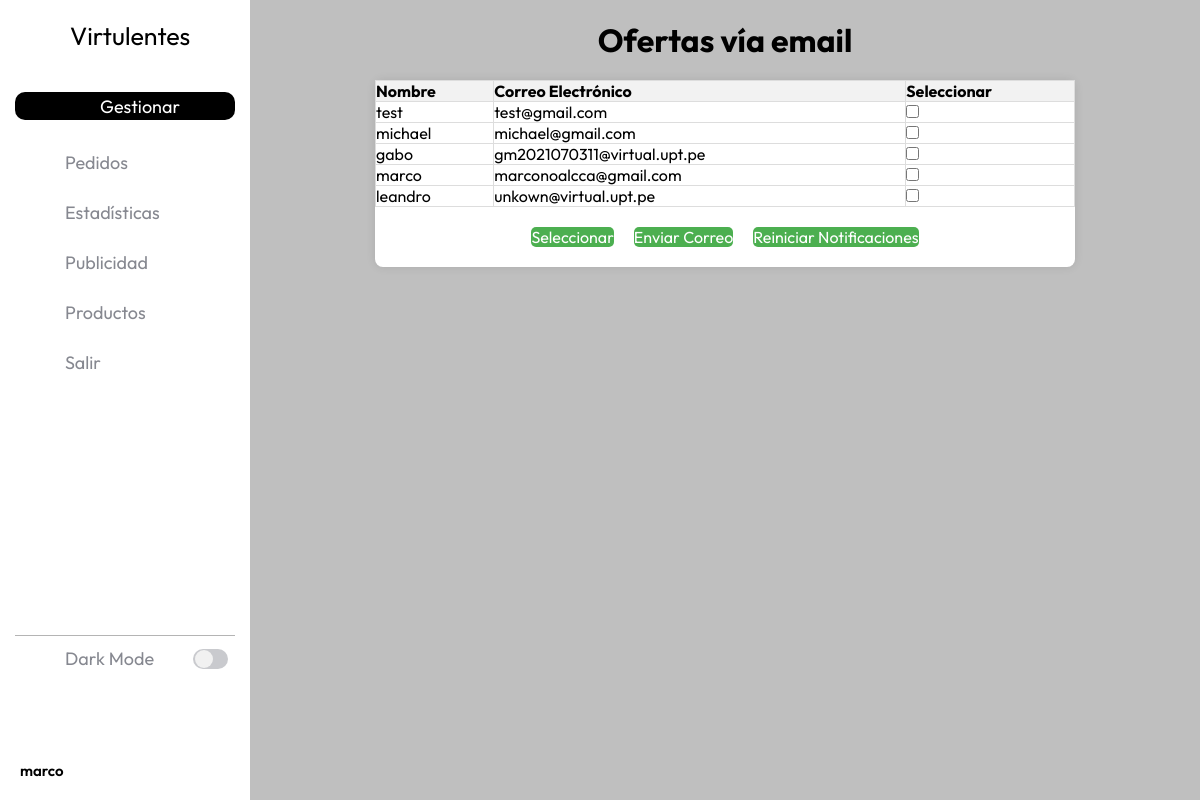
The app's page /presentacion/correo/index.php (signed in) with its own data.
### tables this page shows
CREATE TABLE IF NOT EXISTS `usuarios` (
  `id_usuario` int(11) NOT NULL AUTO_INCREMENT,
  `nombre` varchar(255) NOT NULL,
  `email` varchar(255) NOT NULL,
  `hash_contraseña` varchar(255) NOT NULL,
  `fecha_creacion` datetime DEFAULT current_timestamp(),
  `dni` int(8) DEFAULT NULL,
  `rol` enum('cliente','administrador') NOT NULL DEFAULT 'cliente',
  PRIMARY KEY (`id_usuario`),
  UNIQUE KEY `email` (`email`)
);

### presentacion/correo/index.php (the view, shortened to what this page needs)
<?php
require 'database.php';
function obtenerDatosDeBaseDeDatos($conexion) {
    $query = "SELECT nombre, email FROM usuarios";
    $result = mysqli_query($conexion, $query);
    $datos = array();
    if ($result) {
        while ($row = mysqli_fetch_assoc($result)) {
            $datos[] = $row;
        }
    }
    return $datos;
}
$conexion = mysqli_connect($servidor, $usuario, $password, $basededatos);
$datos = obtenerDatosDeBaseDeDatos($conexion);
?>
<?php include '../admin/barra_admin.php'; ; ?>
<main>
    <link rel="stylesheet" href="../css/correo.css">
</head>
<body>
    <h1 style="text-align: center;">Ofertas vía email</h1><br>
    <div class="container" style="text-align: center;">
        <form method="post">
            <table border="1">
                <thead>
                    <tr>
                        <th>Nombre</th>
                        <th>Correo Electrónico</th>
                        <th>Seleccionar</th>
                    </tr>
                </thead>
                <tbody>
                    <?php foreach ($datos as $dato): ?>
                        <tr>
                            <td><?php echo $dato['nombre']; ?></td>
                            <td><?php echo $dato['email']; ?></td>
                            <td>
                                <input type="checkbox" name="emails[]" value="<?php echo $dato['email']; ?>">
                            </td>
                        </tr>
                    <?php endforeach; ?>
                </tbody>
            </table>
            <br>
            <div style="margin-top: 20px; display: flex; gap: 20px; justify-content: center;">
                <button id="select" type="button" onclick="selectAll()">Seleccionar</button>
                <button id="deselect" type="submit" onclick="showLoader()">Enviar Correo</button>
                <button id="deselect" type="submit" name="reiniciar_notificaciones">Reiniciar Notificaciones</button>
            </div>
            <br>
        </form>
    </div>
</body>
</main>

### presentacion/css/index_admin.css (style rules this page uses)
:root { --color-barra-lateral: rgb(255,255,255) !important; --color-texto: rgb(0,0,0) !important; --color-texto-menu: rgb(134,136,144) !important; --color-menu-hover: rgb(238,238,238) !important; --color-menu-hover-texto: rgb(0,0,0) !important; --color-boton: rgb(0,0,0) !important; --color-boton-texto: rgb(255,255,255) !important; --color-linea: rgb(180,180,180) !important; --color-switch-base : rgb(201,202,206) !important; --color-switch-circulo: rgb(241,241,241) !important; --color-scroll: rgb(192,192,192) !important; --color-scroll-hover: rgb(134,134,134) !important; }
* { margin: 0 !important; padding: 0 !important; box-sizing: border-box !important; font-family: 'Outfit', sans-serif !important; }
body { height: 100vh !important; width: 100% !important; background-color: rgba(128, 128, 128, 0.5) !important; }
main { margin-left: 250px !important; padding: 20px !important; transition: margin-left 0.5s ease !important; }

### presentacion/css/correo.css (style rules this page uses)
.container { max-width: 800px; margin: 50px auto; padding: 20px; background-color: rgb(255, 255, 255); border-radius: 8px; box-shadow: 0 0 10px rgba(0, 0, 0, 0.1); }
table { width: 100%; border-collapse: collapse; }
th, td { border: 1px solid #ddd; padding: 10px; text-align: left; }
th { background-color: #f2f2f2; }
button { background-color: #4CAF50; color: white; border: none; padding: 10px 20px; text-align: center; text-decoration: none; display: inline-block; font-size: 16px; margin: 10px 5px; cursor: pointer; border-radius: 5px; transition: background-color 0.3s; }

### presentacion/correo/index.php (style rules this page uses)
body { display: flex; justify-content: center; background-color: #f0f0f0; }
.container { text-align: center; min-width: 700px; padding: 20px; background-color: white; border-radius: 8px; box-shadow: 0 0 10px rgba(0, 0, 0, 0.1); }

### records on screen
usuarios: nombre "test", email "test@gmail.com"
usuarios: nombre "michael", email "michael@gmail.com"
usuarios: nombre "gabo", email "gm2021070311@virtual.upt.pe"
usuarios: nombre "marco", email "marconoalcca@gmail.com"
usuarios: nombre "leandro", email "unkown@virtual.upt.pe"

### other values on screen
$_SESSION['usuario'] "marco"
